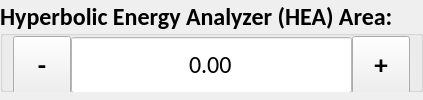
          <widget class="QWidget" name="hyper_energy_analyzer_3">
           <layout class="QVBoxLayout" name="verticalLayout_43">
            <property name="spacing">
             <number>0</number>
            </property>
            <property name="leftMargin">
             <number>0</number>
            </property>
            <property name="topMargin">
             <number>0</number>
            </property>
            <property name="rightMargin">
             <number>0</number>
            </property>
            <property name="bottomMargin">
             <number>0</number>
            </property>
            <item alignment="Qt::AlignTop">
             <widget class="QGroupBox" name="hea_area_gb">
              <property name="minimumSize">
               <size>
                <width>394</width>
                <height>92</height>
               </size>
              </property>
              <property name="maximumSize">
               <size>
                <width>16777215</width>
                <height>92</height>
               </size>
              </property>
              <property name="font">
               <font>
                <family>Calibri</family>
                <pointsize>18</pointsize>
                <weight>75</weight>
                <bold>true</bold>
               </font>
              </property>
              <property name="styleSheet">
               <string notr="true"/>
              </property>
              <property name="title">
               <string>Hyperbolic Energy Analyzer (HEA) Area:</string>
              </property>
              <property name="alignment">
               <set>Qt::AlignLeading|Qt::AlignLeft|Qt::AlignVCenter</set>
              </property>
              <layout class="QHBoxLayout" name="horizontalLayout_16">
               <property name="spacing">
                <number>0</number>
               </property>
               <property name="leftMargin">
                <number>10</number>
               </property>
               <property name="topMargin">
                <number>0</number>
               </property>
               <property name="rightMargin">
                <number>10</number>
               </property>
               <property name="bottomMargin">
                <number>0</number>
               </property>
               <item>
                <widget class="QToolButton" name="hea_area_minus">
                 <property name="minimumSize">
                  <size>
                   <width>58</width>
                   <height>58</height>
                  </size>
                 </property>
                 <property name="maximumSize">
                  <size>
                   <width>58</width>
                   <height>58</height>
                  </size>
                 </property>
                 <property name="font">
                  <font>
                   <pointsize>20</pointsize>
                   <weight>75</weight>
                   <bold>true</bold>
                  </font>
                 </property>
                 <property name="text">
                  <string>-</string>
                 </property>
                </widget>
               </item>
               <item>
                <widget class="QDoubleSpinBox" name="hea_area_output">
                 <property name="minimumSize">
                  <size>
                   <width>0</width>
                   <height>58</height>
                  </size>
                 </property>
                 <property name="maximumSize">
                  <size>
                   <width>1000</width>
                   <height>58</height>
                  </size>
                 </property>
                 <property name="font">
                  <font>
                   <family>Calibri</family>
                   <pointsize>18</pointsize>
                   <weight>50</weight>
                   <bold>false</bold>
                  </font>
                 </property>
                 <property name="focusPolicy">
                  <enum>Qt::NoFocus</enum>
                 </property>
                 <property name="layoutDirection">
                  <enum>Qt::LeftToRight</enum>
                 </property>
                 <property name="styleSheet">
                  <string notr="true">QDoubleSpinBox {
	background-color: #FFFFFF;
}</string>
                 </property>
                 <property name="alignment">
                  <set>Qt::AlignCenter</set>
                 </property>
                 <property name="readOnly">
                  <bool>true</bool>
                 </property>
                 <property name="buttonSymbols">
                  <enum>QAbstractSpinBox::NoButtons</enum>
                 </property>
                 <property name="correctionMode">
                  <enum>QAbstractSpinBox::CorrectToPreviousValue</enum>
                 </property>
                 <property name="showGroupSeparator" stdset="0">
                  <bool>false</bool>
                 </property>
                 <property name="decimals">
                  <number>2</number>
                 </property>
                 <property name="minimum">
                  <double>-10000.000000000000000</double>
                 </property>
                 <property name="maximum">
                  <double>10000.000000000000000</double>
                 </property>
                 <property name="singleStep">
                  <double>1.000000000000000</double>
                 </property>
                </widget>
               </item>
               <item>
                <widget class="QToolButton" name="hea_area_plus">
                 <property name="minimumSize">
                  <size>
                   <width>58</width>
                   <height>58</height>
                  </size>
                 </property>
                 <property name="maximumSize">
                  <size>
                   <width>16777215</width>
                   <height>58</height>
                  </size>
                 </property>
                 <property name="font">
                  <font>
                   <pointsize>20</pointsize>
                   <weight>75</weight>
                   <bold>true</bold>
                  </font>
                 </property>
                 <property name="focusPolicy">
                  <enum>Qt::NoFocus</enum>
                 </property>
                 <property name="text">
                  <string>+</string>
                 </property>
                </widget>
               </item>
              </layout>
             </widget>
            </item>
           </layout>
          </widget>
